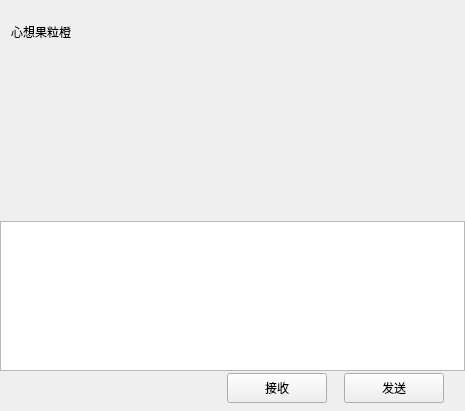
<?xml version="1.0" encoding="UTF-8"?>
<ui version="4.0">
 <class>ChatPage</class>
 <widget class="QWidget" name="ChatPage">
  <property name="geometry">
   <rect>
    <x>0</x>
    <y>0</y>
    <width>465</width>
    <height>411</height>
   </rect>
  </property>
  <property name="windowTitle">
   <string>Form</string>
  </property>
  <layout class="QVBoxLayout" name="verticalLayout">
   <property name="spacing">
    <number>0</number>
   </property>
   <property name="leftMargin">
    <number>0</number>
   </property>
   <property name="topMargin">
    <number>0</number>
   </property>
   <property name="rightMargin">
    <number>0</number>
   </property>
   <property name="bottomMargin">
    <number>0</number>
   </property>
   <item>
    <widget class="QWidget" name="chat_data_wid" native="true">
     <layout class="QVBoxLayout" name="verticalLayout_4">
      <property name="spacing">
       <number>0</number>
      </property>
      <property name="leftMargin">
       <number>0</number>
      </property>
      <property name="topMargin">
       <number>0</number>
      </property>
      <property name="rightMargin">
       <number>0</number>
      </property>
      <property name="bottomMargin">
       <number>0</number>
      </property>
      <item>
       <widget class="QWidget" name="title_wid" native="true">
        <property name="minimumSize">
         <size>
          <width>0</width>
          <height>60</height>
         </size>
        </property>
        <property name="maximumSize">
         <size>
          <width>16777215</width>
          <height>60</height>
         </size>
        </property>
        <layout class="QVBoxLayout" name="verticalLayout_5">
         <property name="topMargin">
          <number>2</number>
         </property>
         <property name="rightMargin">
          <number>2</number>
         </property>
         <property name="bottomMargin">
          <number>2</number>
         </property>
         <item>
          <widget class="QWidget" name="widget_2" native="true">
           <property name="minimumSize">
            <size>
             <width>0</width>
             <height>60</height>
            </size>
           </property>
           <property name="maximumSize">
            <size>
             <width>16777215</width>
             <height>60</height>
            </size>
           </property>
           <layout class="QHBoxLayout" name="horizontalLayout_3">
            <property name="leftMargin">
             <number>2</number>
            </property>
            <property name="topMargin">
             <number>2</number>
            </property>
            <property name="rightMargin">
             <number>2</number>
            </property>
            <property name="bottomMargin">
             <number>2</number>
            </property>
            <item>
             <widget class="QLabel" name="title_lb">
              <property name="text">
               <string>心想果粒橙</string>
              </property>
             </widget>
            </item>
           </layout>
          </widget>
         </item>
        </layout>
       </widget>
      </item>
      <item>
       <widget class="ChatView" name="chat_data_list" native="true"/>
      </item>
      <item>
       <widget class="QWidget" name="tool_wid" native="true">
        <property name="minimumSize">
         <size>
          <width>0</width>
          <height>40</height>
         </size>
        </property>
        <property name="maximumSize">
         <size>
          <width>16777215</width>
          <height>40</height>
         </size>
        </property>
        <layout class="QHBoxLayout" name="horizontalLayout_4">
         <property name="spacing">
          <number>7</number>
         </property>
         <property name="leftMargin">
          <number>2</number>
         </property>
         <property name="topMargin">
          <number>2</number>
         </property>
         <property name="rightMargin">
          <number>2</number>
         </property>
         <property name="bottomMargin">
          <number>2</number>
         </property>
         <item>
          <spacer name="horizontalSpacer_2">
           <property name="orientation">
            <enum>Qt::Horizontal</enum>
           </property>
           <property name="sizeType">
            <enum>QSizePolicy::Fixed</enum>
           </property>
           <property name="sizeHint" stdset="0">
            <size>
             <width>5</width>
             <height>20</height>
            </size>
           </property>
          </spacer>
         </item>
         <item>
          <widget class="ClickedLabel" name="emo_lb">
           <property name="minimumSize">
            <size>
             <width>25</width>
             <height>25</height>
            </size>
           </property>
           <property name="maximumSize">
            <size>
             <width>25</width>
             <height>25</height>
            </size>
           </property>
           <property name="text">
            <string/>
           </property>
          </widget>
         </item>
         <item>
          <spacer name="horizontalSpacer_4">
           <property name="orientation">
            <enum>Qt::Horizontal</enum>
           </property>
           <property name="sizeType">
            <enum>QSizePolicy::Fixed</enum>
           </property>
           <property name="sizeHint" stdset="0">
            <size>
             <width>5</width>
             <height>20</height>
            </size>
           </property>
          </spacer>
         </item>
         <item>
          <widget class="ClickedLabel" name="file_lb">
           <property name="minimumSize">
            <size>
             <width>25</width>
             <height>25</height>
            </size>
           </property>
           <property name="maximumSize">
            <size>
             <width>25</width>
             <height>25</height>
            </size>
           </property>
           <property name="text">
            <string/>
           </property>
          </widget>
         </item>
         <item>
          <spacer name="horizontalSpacer_3">
           <property name="orientation">
            <enum>Qt::Horizontal</enum>
           </property>
           <property name="sizeHint" stdset="0">
            <size>
             <width>40</width>
             <height>20</height>
            </size>
           </property>
          </spacer>
         </item>
        </layout>
       </widget>
      </item>
      <item>
       <widget class="MessageTextEdit" name="chatEdit">
        <property name="minimumSize">
         <size>
          <width>0</width>
          <height>150</height>
         </size>
        </property>
        <property name="maximumSize">
         <size>
          <width>16777215</width>
          <height>150</height>
         </size>
        </property>
       </widget>
      </item>
      <item>
       <widget class="QWidget" name="send_wid" native="true">
        <property name="minimumSize">
         <size>
          <width>0</width>
          <height>40</height>
         </size>
        </property>
        <property name="maximumSize">
         <size>
          <width>16777215</width>
          <height>40</height>
         </size>
        </property>
        <layout class="QHBoxLayout" name="horizontalLayout_5">
         <property name="spacing">
          <number>7</number>
         </property>
         <property name="leftMargin">
          <number>11</number>
         </property>
         <property name="topMargin">
          <number>2</number>
         </property>
         <property name="rightMargin">
          <number>11</number>
         </property>
         <property name="bottomMargin">
          <number>11</number>
         </property>
         <item>
          <spacer name="horizontalSpacer_5">
           <property name="orientation">
            <enum>Qt::Horizontal</enum>
           </property>
           <property name="sizeHint" stdset="0">
            <size>
             <width>40</width>
             <height>20</height>
            </size>
           </property>
          </spacer>
         </item>
         <item>
          <widget class="ClickedBtn" name="receive_btn">
           <property name="minimumSize">
            <size>
             <width>100</width>
             <height>30</height>
            </size>
           </property>
           <property name="maximumSize">
            <size>
             <width>100</width>
             <height>30</height>
            </size>
           </property>
           <property name="text">
            <string>接收</string>
           </property>
          </widget>
         </item>
         <item>
          <spacer name="horizontalSpacer_6">
           <property name="orientation">
            <enum>Qt::Horizontal</enum>
           </property>
           <property name="sizeType">
            <enum>QSizePolicy::Fixed</enum>
           </property>
           <property name="sizeHint" stdset="0">
            <size>
             <width>10</width>
             <height>20</height>
            </size>
           </property>
          </spacer>
         </item>
         <item>
          <widget class="ClickedBtn" name="send_btn">
           <property name="minimumSize">
            <size>
             <width>100</width>
             <height>30</height>
            </size>
           </property>
           <property name="maximumSize">
            <size>
             <width>100</width>
             <height>30</height>
            </size>
           </property>
           <property name="text">
            <string>发送</string>
           </property>
          </widget>
         </item>
         <item>
          <spacer name="horizontalSpacer_7">
           <property name="orientation">
            <enum>Qt::Horizontal</enum>
           </property>
           <property name="sizeType">
            <enum>QSizePolicy::Fixed</enum>
           </property>
           <property name="sizeHint" stdset="0">
            <size>
             <width>10</width>
             <height>20</height>
            </size>
           </property>
          </spacer>
         </item>
        </layout>
       </widget>
      </item>
     </layout>
    </widget>
   </item>
  </layout>
 </widget>
 <customwidgets>
  <customwidget>
   <class>ClickedBtn</class>
   <extends>QPushButton</extends>
   <header location="global">clickedbtn.h</header>
  </customwidget>
  <customwidget>
   <class>ClickedLabel</class>
   <extends>QLabel</extends>
   <header location="global">clickedlabel.h</header>
  </customwidget>
  <customwidget>
   <class>ChatView</class>
   <extends>QWidget</extends>
   <header>chatview.h</header>
   <container>1</container>
  </customwidget>
  <customwidget>
   <class>MessageTextEdit</class>
   <extends>QTextEdit</extends>
   <header location="global">messagetextedit.h</header>
  </customwidget>
 </customwidgets>
 <resources/>
 <connections/>
</ui>
